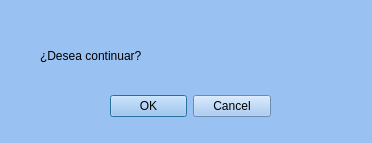
<?xml version="1.0" encoding="UTF-8"?>
<ui version="4.0">
 <class>Dialog</class>
 <widget class="QDialog" name="Dialog">
  <property name="geometry">
   <rect>
    <x>0</x>
    <y>0</y>
    <width>372</width>
    <height>143</height>
   </rect>
  </property>
  <property name="windowTitle">
   <string>Dialog</string>
  </property>
  <property name="styleSheet">
   <string notr="true">background-color: rgb(153, 193, 241);</string>
  </property>
  <widget class="QDialogButtonBox" name="buttonBox">
   <property name="geometry">
    <rect>
     <x>110</x>
     <y>90</y>
     <width>161</width>
     <height>32</height>
    </rect>
   </property>
   <property name="orientation">
    <enum>Qt::Horizontal</enum>
   </property>
   <property name="standardButtons">
    <set>QDialogButtonBox::Cancel|QDialogButtonBox::Ok</set>
   </property>
  </widget>
  <widget class="QLabel" name="label">
   <property name="geometry">
    <rect>
     <x>40</x>
     <y>40</y>
     <width>291</width>
     <height>31</height>
    </rect>
   </property>
   <property name="styleSheet">
    <string notr="true">background-color: rgb(153, 193, 241);
font: 75 27pt &quot;Ubuntu&quot;;
color: rgb(0, 0, 0);</string>
   </property>
   <property name="text">
    <string>¿Desea continuar?</string>
   </property>
  </widget>
 </widget>
 <resources/>
 <connections>
  <connection>
   <sender>buttonBox</sender>
   <signal>accepted()</signal>
   <receiver>Dialog</receiver>
   <slot>accept()</slot>
   <hints>
    <hint type="sourcelabel">
     <x>248</x>
     <y>254</y>
    </hint>
    <hint type="destinationlabel">
     <x>157</x>
     <y>274</y>
    </hint>
   </hints>
  </connection>
  <connection>
   <sender>buttonBox</sender>
   <signal>rejected()</signal>
   <receiver>Dialog</receiver>
   <slot>reject()</slot>
   <hints>
    <hint type="sourcelabel">
     <x>316</x>
     <y>260</y>
    </hint>
    <hint type="destinationlabel">
     <x>286</x>
     <y>274</y>
    </hint>
   </hints>
  </connection>
 </connections>
</ui>
